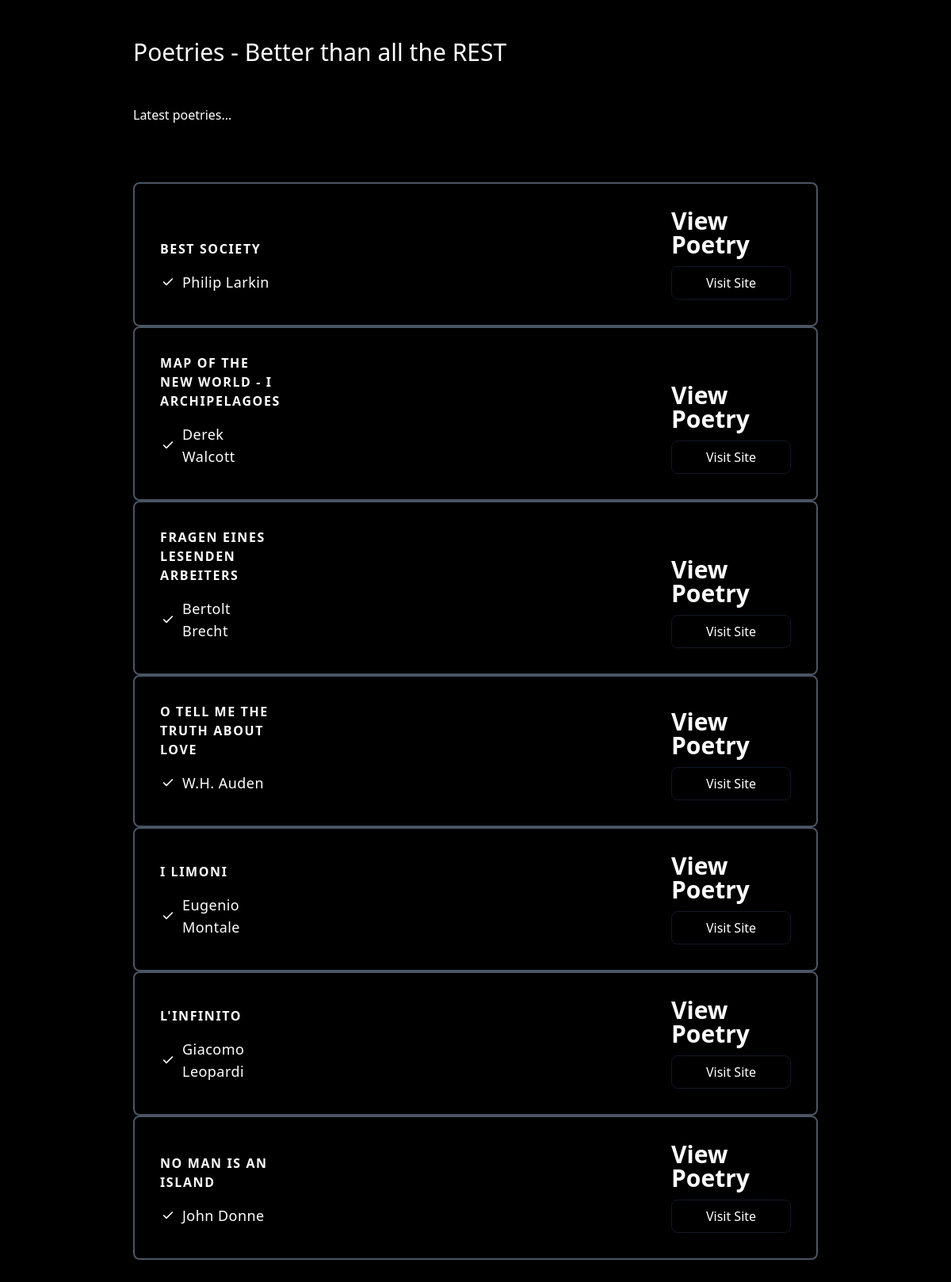
The page / on the database its author committed.
### app/models/poetry.py (models this page shows)
class Poetry(Base):
    id = Column(Integer, primary_key=True, index=True)
    label = Column(String(256), nullable=False)
    url = Column(String(256), index=True, nullable=True)
    source = Column(String(256), nullable=True)
    submitter_id = Column(Integer, ForeignKey("user.id"), nullable=True)
    submitter = relationship("User", back_populates="poetries")

### app/main.py (the view)
@api_router.get("/", status_code=200)
def root(
    request: Request,
    db: Session = Depends(deps.get_db),
) -> dict:
    poetries = crud.poetry.get_multi(db=db, limit=10)
    return TEMPLATES.TemplateResponse(
        "index.html",
        {"request": request, "poetries": poetries},
    )

### app/templates/index.html
<!DOCTYPE html>
<html>
  <head>
      <link href="https://unpkg.com/tailwindcss@^2/dist/tailwind.min.css" rel="stylesheet">
  </head>
  <body>
    <section class="bg-black ">
        <div class="container px-5 py-12 mx-auto lg:px-20">
            <div class="flex flex-col flex-wrap pb-6 mb-12 text-white ">
                <h1 class="mb-12 text-3xl font-medium text-white">
                    Poetries - Better than all the REST
                </h1>
                    <p class="text-base leading-relaxed">
                        Latest poetries...</p>
            </div>
            {% for poetry in poetries %}
                <div
                    class="flex flex-wrap items-end justify-start w-full transition duration-500 ease-in-out transform bg-black border-2 border-gray-600 rounded-lg hover:border-white ">
                    <div class="w-full xl:w-1/4 md:w-1/4">
                        <div class="relative flex flex-col h-full p-8 ">
                            <h2 class="mb-4 font-semibold tracking-widest text-white uppercase title-font">
                                {{poetry.label}}
                            </h2>
                            <p class="flex items-center mb-2 text-lg font-normal tracking-wide text-white">
                                <span
                                    class="inline-flex items-center justify-center flex-shrink-0 w-5 h-5 mr-2 text-white rounded-full bg-blue-1300">
                                    <svg fill="none" stroke="currentColor" stroke-linecap="round"
                                        stroke-linejoin="round" stroke-width="2.5" class="w-4 h-4" viewBox="0 0 24 24">
                                        <path d="M20 6L9 17l-5-5"></path>
                                    </svg>
                                </span>{{poetry.source}}
                            </p>
                        </div>
                    </div>
                    <div class="w-full xl:w-1/4 md:w-1/4 lg:ml-auto">
                        <div class="relative flex flex-col h-full p-8">
                            <h1 class="flex items-end mx-auto text-3xl font-black leading-none text-white ">
                                <span>View Poetry </span>
                            </h1>
                            <button
                                    class="w-full px-4 py-2 mx-auto mt-3 text-white transition duration-500 ease-in-out transform border border-gray-900 rounded-lg text-md hover:bg-gray-900 focus:shadow-outline focus:outline-none focus:ring-2 ring-offset-current ring-offset-2 focus:border-gray-700 focus:bg-gray-800 "><a href="{{poetry.url}}">Visit Site</a>
                            </button>
                        </div>
                    </div>
                </div>
            {% endfor %}
        </div>
    </section>
  </body>
</html>

### rows shown on the page
Poetry: label "BEST SOCIETY", source "Philip Larkin"
Poetry: label "MAP OF THE NEW WORLD - I ARCHIPELAGOES", source "Derek Walcott"
Poetry: label "FRAGEN EINES LESENDEN ARBEITERS", source "Bertolt Brecht"
Poetry: label "O TELL ME THE TRUTH ABOUT LOVE", source "W.H. Auden"
Poetry: label "I LIMONI", source "Eugenio Montale"
Poetry: label "L'INFINITO", source "Giacomo Leopardi"
Poetry: label "NO MAN IS AN ISLAND", source "John Donne"
